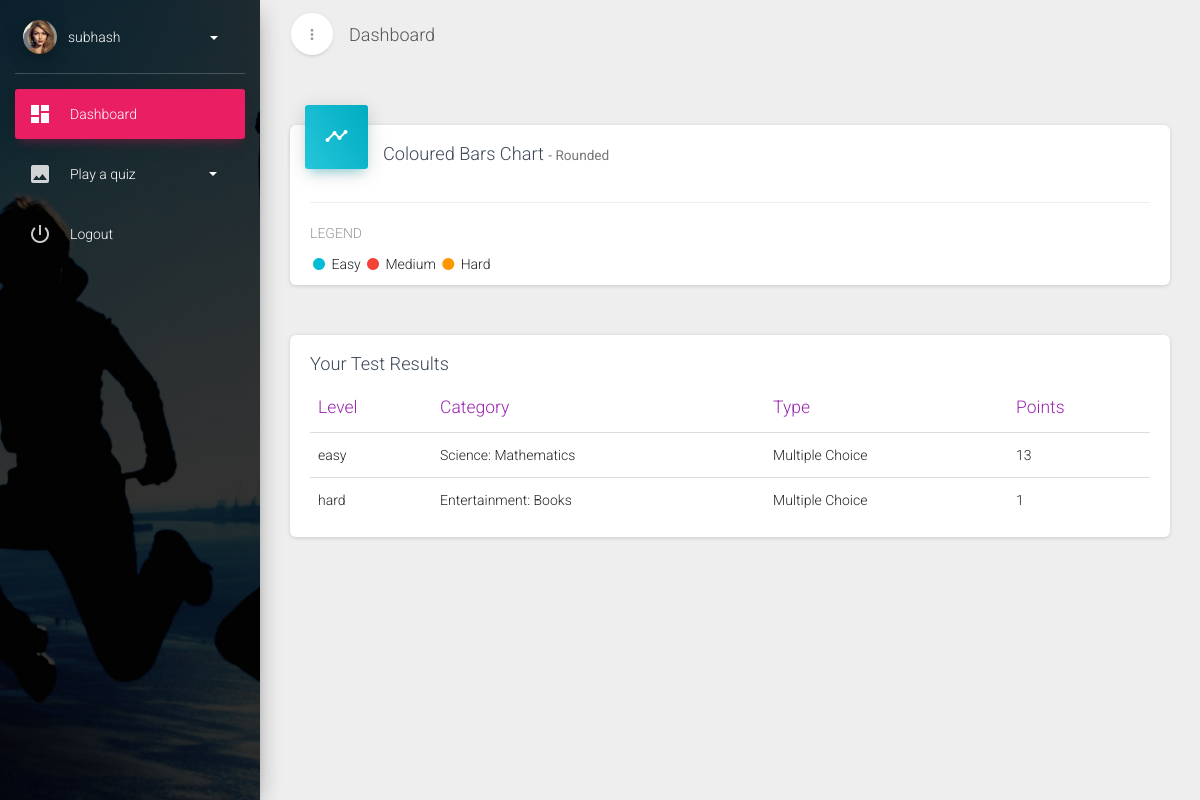
The app's page /myquiz/dashboard/ (signed in) with its own data.
### quiz_test/models.py (models this page shows)
class Test(models.Model):
	user=models.ForeignKey(User,on_delete=models.CASCADE)
	amount=models.IntegerField(default=0,choices=q_choices)
	level=models.IntegerField(default=0,choices=q_level)
	category=models.ForeignKey(Category,on_delete=models.SET_NULL,null=True)
	q_type=models.IntegerField(default=0,choices=q_type)
	status=models.IntegerField(default=0,choices=status)
	points=models.IntegerField(default=0)
	correct=models.IntegerField(default=0)
	session=models.IntegerField(default=0)
	created_at = models.DateTimeField(auto_now_add=True)
	updated_at = models.DateTimeField(auto_now=True)

class Category(models.Model):
    name = models.CharField(max_length=300)
    code=models.IntegerField(default=0)
    def __str__(self):
        return self.name

### quiz_test/views.py (the view)
@login_required
def dashboard(request):
	test=Test.objects.filter()
	easy=test.filter(level=0)
	medium=test.filter(level=1)
	hard=test.filter(level=2)
	e=[]
	m=[]
	h=[]
	for p in easy:
		e.append(p.points)
	for q in medium:
		m.append(q.points)
	for r in hard:
		h.append(r.points)
	all_tests=Test.objects.filter(user=request.user)
	context={
			'h':h,
			'm':m,
			'e':e,
			'all_tests':all_tests
	}
	return render(request,'quiz_test/dashboard.html',context)

### quiz_test/templates/quiz_test/dashboard.html (shortened to what this page needs)
<!DOCTYPE html>
{% load staticfiles %}
<html>
<head>
    <link href="{% static 'css/bootstrap.min.css' %}" rel="stylesheet" />
    <link href="{% static 'css/material-dashboard.css' %}" rel="stylesheet" />
    <link href="https://cdnjs.cloudflare.com/ajax/libs/font-awesome/4.7.0/css/font-awesome.min.css" rel="stylesheet">
</head>
<body>
	<div class="wrapper">
        <div class="sidebar" data-active-color="rose" data-background-color="black" data-image="{% static 'img/happy.jpg' %}">
            <div class="sidebar-wrapper">
                <div class="user">
                    <div class="photo">
                        <img src="{% static 'img/faces/avatar.jpg' %}" />
                    </div>
                    <div class="info">
                        <a data-toggle="collapse" href="#collapseExample" class="collapsed">
                            <span>
                                {{user}}
                                <b class="caret"></b>
                            </span>
                        </a>
                    </div>
                </div>
                <ul class="nav">
                    <li class="active">
                        <a href="{% url 'quiz_test:dashboard' %}">
                            <i class="material-icons">dashboard</i>
                            <p> Dashboard </p>
                        </a>
                    </li>
                    <li>
                        <a data-toggle="collapse" href="#pagesExamples">
                            <i class="material-icons">image</i>
                            <p> Play a quiz
                                <b class="caret"></b>
                            </p>
                        </a>
                    </li>
                    <li>
                        <a href="{% url 'account_logout' %}">
                            <i class="material-icons">power_settings_new</i>
                            <p> Logout </p>
                        </a>
                    </li>
                </ul>
            </div>
        </div>
        <div class="main-panel">
            <nav class="navbar navbar-transparent navbar-absolute">
                <div class="container-fluid">
                    <div class="navbar-minimize">
                        <button id="minimizeSidebar" class="btn btn-round btn-white btn-fill btn-just-icon">
                            <i class="material-icons visible-on-sidebar-regular">more_vert</i>
                        </button>
                    </div>
                    <div class="navbar-header">
                        <a class="navbar-brand" href="#"> Dashboard </a>
                    </div>
                </div>
            </nav>
            <div class="content">
                <div class="container-fluid">
                    {% block body %}
                    <div class="row">
                        <div class="col-md-12">
                            <div class="card">
                                <div class="card-header card-header-icon" data-background-color="blue">
                                    <i class="material-icons">timeline</i>
                                </div>
                                <div class="card-content">
                                    <h4 class="card-title">Coloured Bars Chart
                                        <small> - Rounded</small>
                                    </h4>
                                </div>
                                <div class="card-footer">
                                    <h6>Legend</h6>
                                    <i class="fa fa-circle text-info"></i> Easy
                                    <i class="fa fa-circle text-danger"></i> Medium
                                    <i class="fa fa-circle text-warning"></i> Hard
                                </div>
                            </div>
                        </div>
                    </div>
                    <div class="card">
                        <div class="card-content">
                                    <h4 class="card-title">Your Test Results</h4>
                                    <div class="table-responsive">
                                        <table class="table">
                                            <thead class="text-primary">
                                                <th>Level</th>
                                                <th>Category</th>
                                                <th>Type</th>
                                                <th>Points</th>
                                            </thead>
                                            <tbody>
                                                {% for x in all_tests%}
                                                <tr>
                                                    <td>{{x.get_level_display}}</td>
                                                    <td>{{x.category}}</td>
                                                    <td>{{x.get_q_type_display}}</td>
                                                    <td>{{x.points}}</td>
                                                </tr>
                                                {% endfor %}
                                            </tbody>
                                        </table>
                                    </div>
                                </div>
                            </div>
                    </div>
                    {% endblock %}
                </div>
            </div>
        </div>
</body>
</html>

### records on screen
Test: level "easy", category "Science: Mathematics", q_type "Multiple Choice", points "13"
Test: level "hard", category "Entertainment: Books", q_type "Multiple Choice", points "1"

### other values on screen
{{ user }} "subhash"
